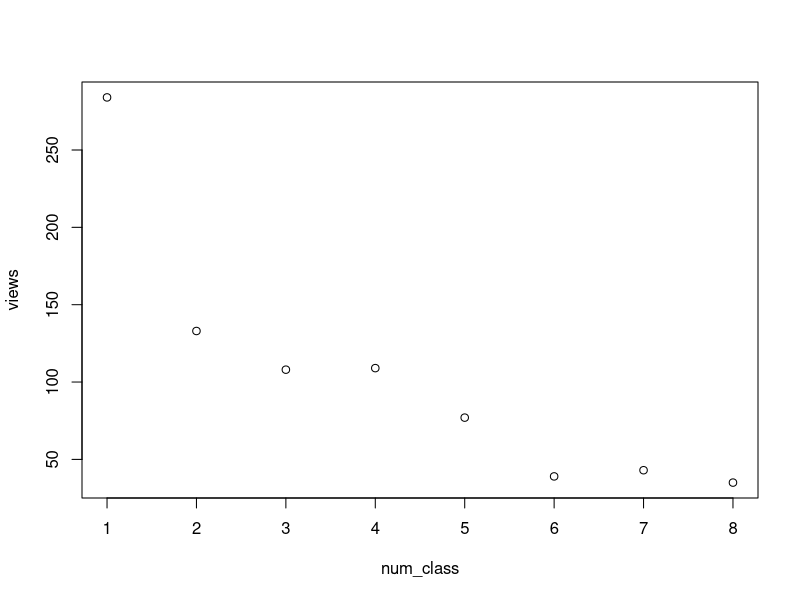
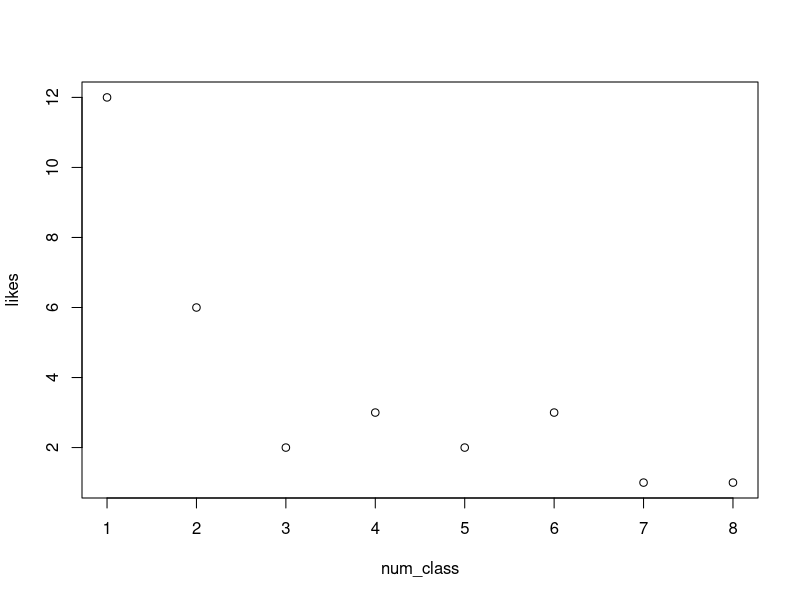
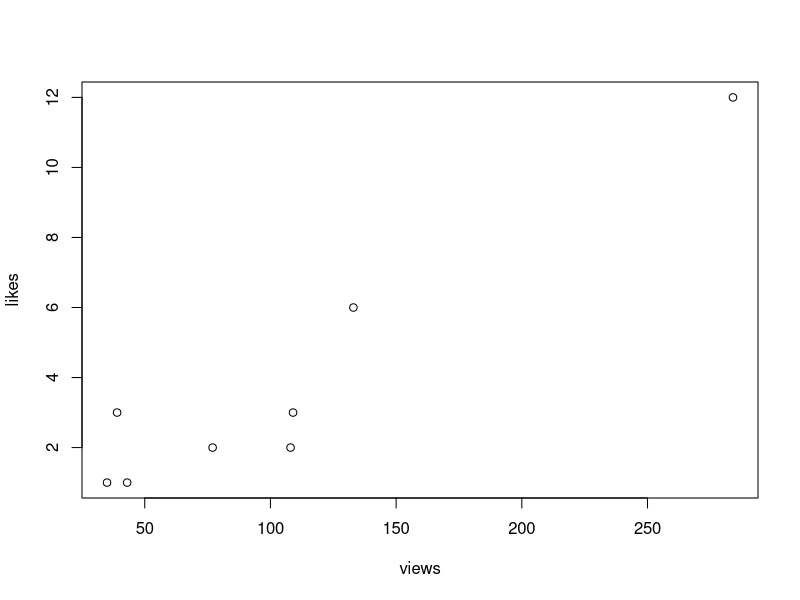
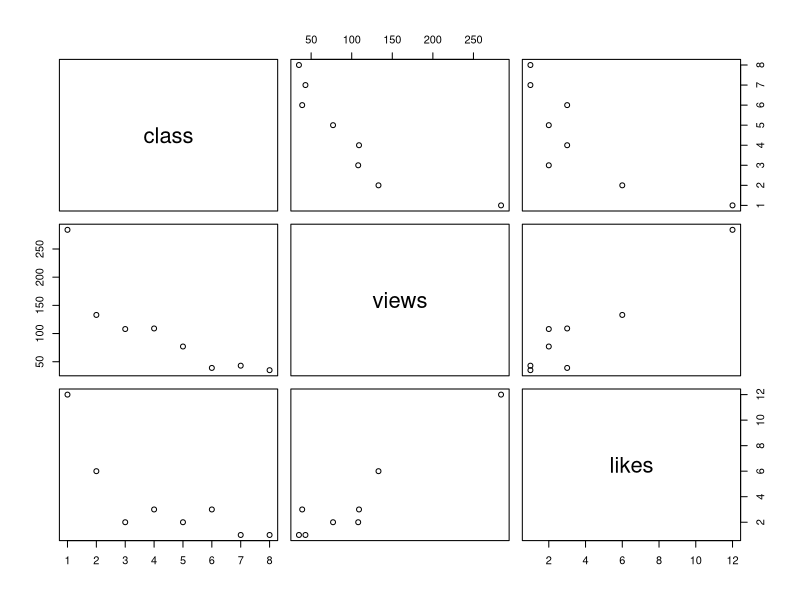
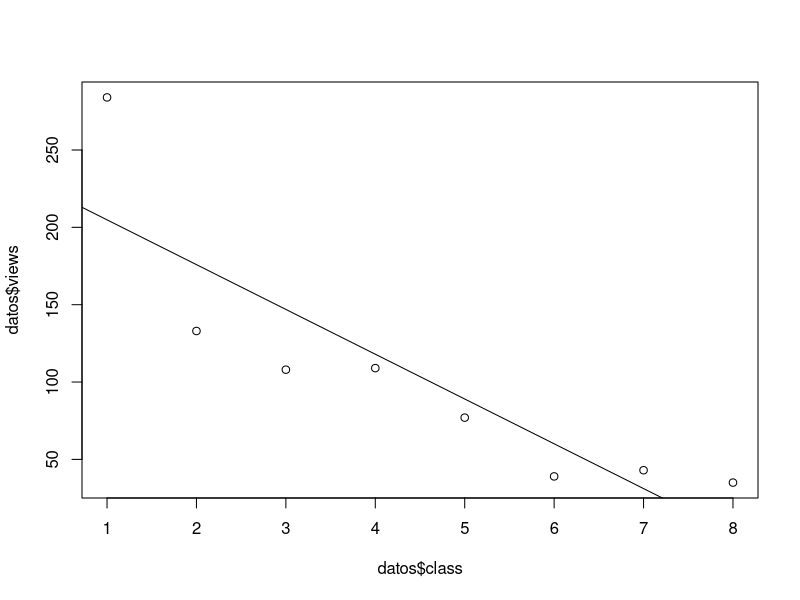
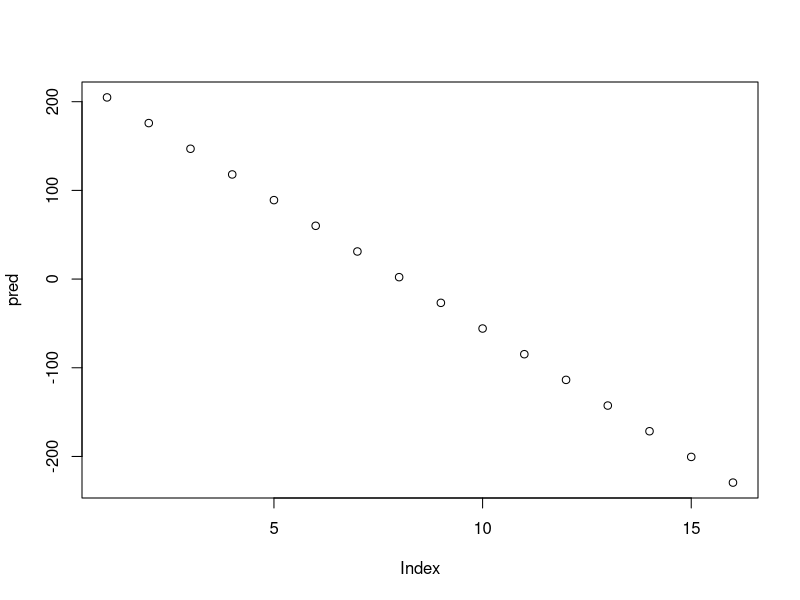
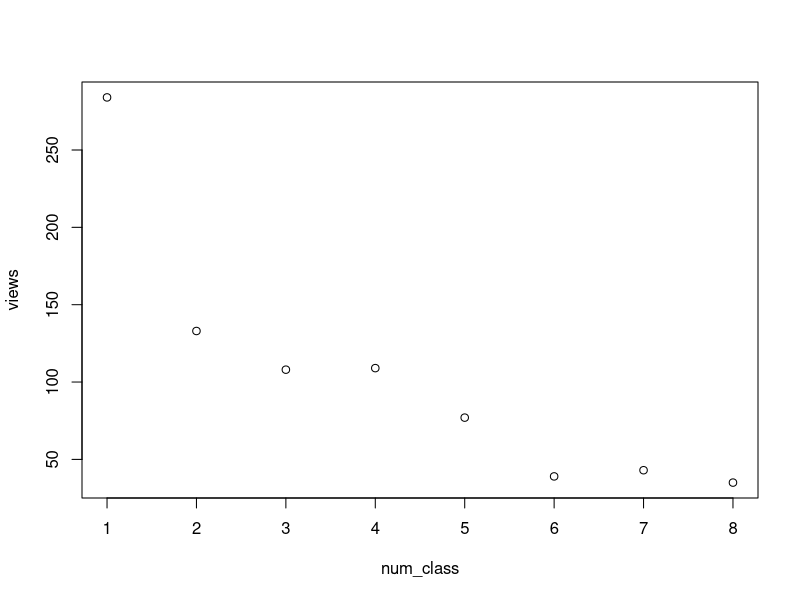
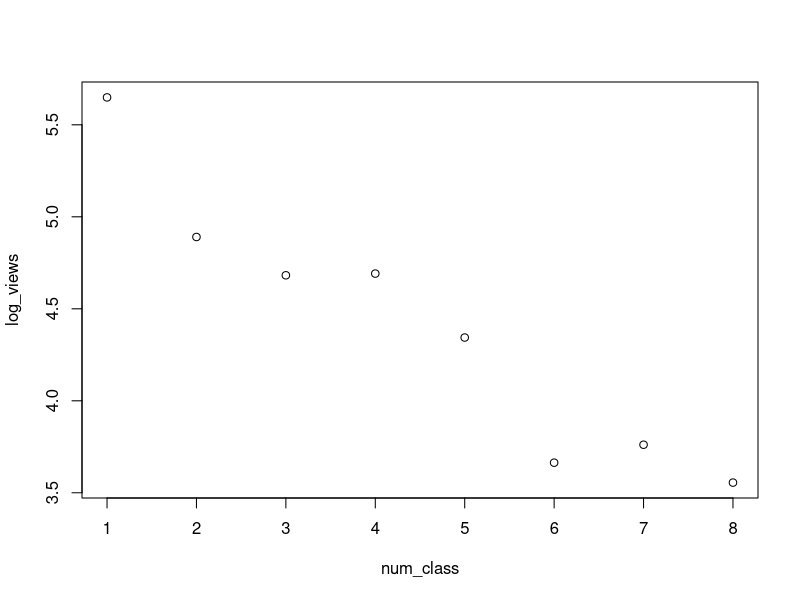

The R source for these figures, in order:
#Informacion Real
num_class<-c(1:8)
views<-c(284,133,108,109,77,39,43,35)
likes<-c(12,6,2,3,2,3,1,1)

datos<-data.frame(
  'class'=num_class,
  'views'=views,
  'likes'=likes
)
#Analisis de los datos

#-----------Analisis de correlacion
#relacion numero de clase con visualizacion
plot(num_class,views)

#relacion numero de clase con likes 
plot(num_class,likes)

#relacion views con likes
plot(views,likes)

#----------Analisis estadistico
max(views)
min(views)
max(views)-min(views)
mean(views)
sd(views)
#Regresion lineal: recta que
#esta mas cerca de todos los puntos
#se puede ver varianza, ajustar y predicciones
#Regresion lineal


#------Regresion lineal
pairs(datos)
cor(datos)
#estimar views con numero de clases
modelo<-lm(views~class,data=datos)
summary(modelo)
#plot y regresion 
plot(datos$class,datos$views)
abline(modelo)

#Predicciones
test.class<-data.frame(class=c(1:16))
pred<-predict(modelo,test.class)
pred

plot(pred)

#regresion con datos exponenciales
log_views <- log(views)

datos['log_views'] <- log_views

plot(num_class,views)
plot(num_class,log_views)

modelo_log <- lm(log_views ~ class, data=datos)
summary(modelo_log)

plot(num_class,log_views)
abline(modelo_log)

predict_views <- function(class){
  y = exp(5.67447)*exp(-0.28219*class)
  return(y)
}

predicciones <- predict_views(c(1:16))
plot(c(1:16),predicciones,col='red')
points(num_class,views)
 
